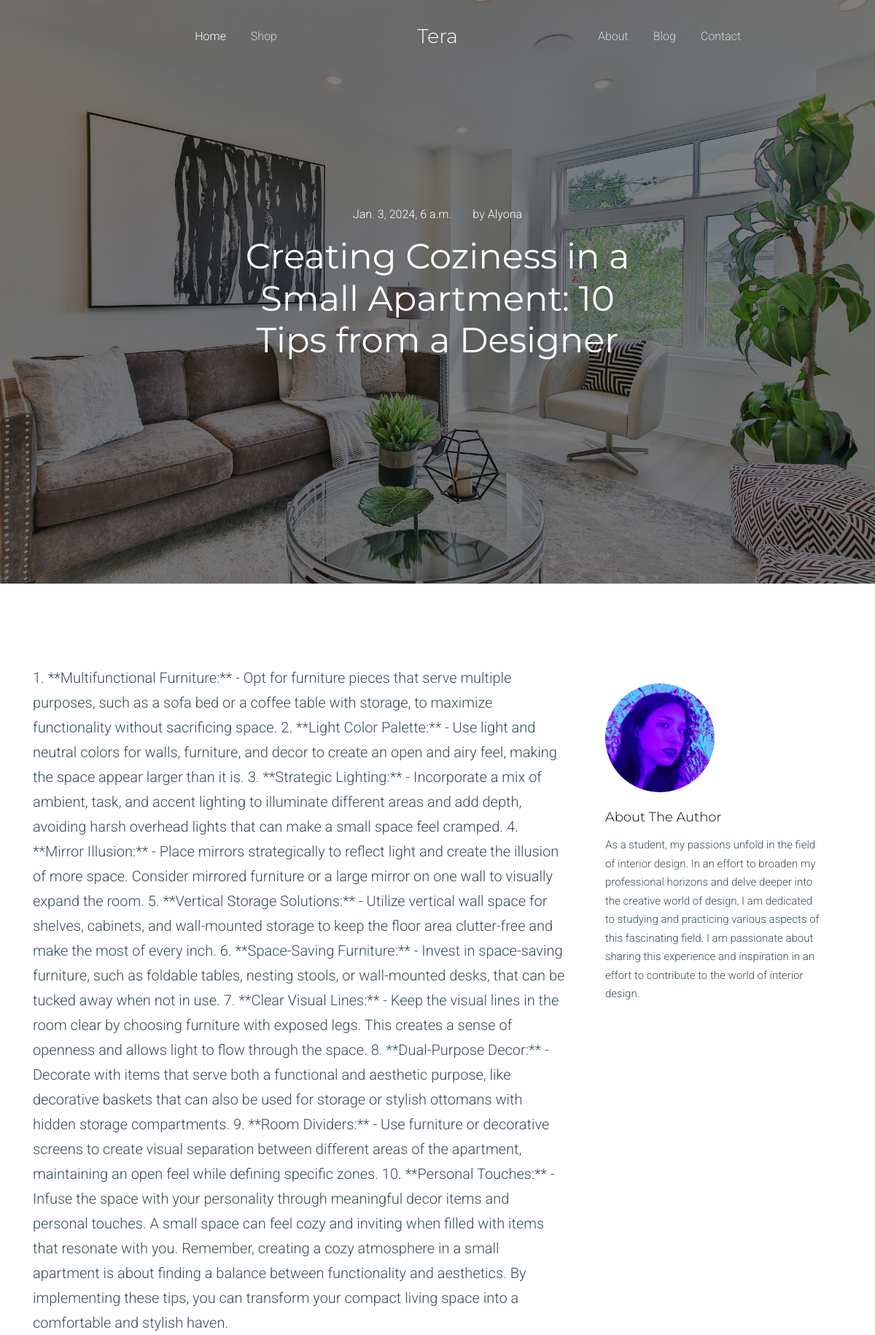
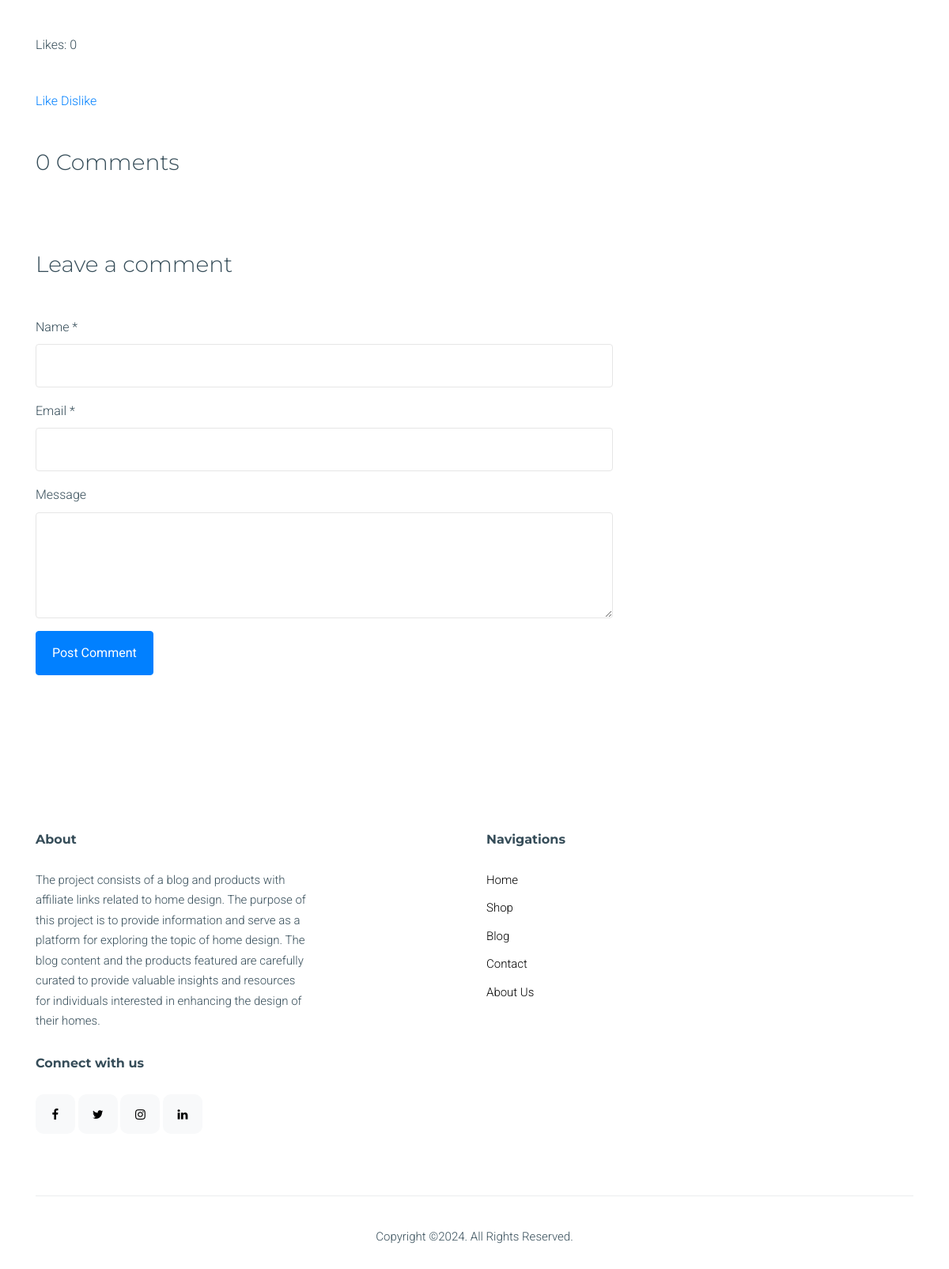
The app's page /blog/4 with its own data (2 pictures, top to bottom).
### blogapp/models.py (models this page shows, shortened)
class Post(models.Model):
    title = models.CharField('Post Title', max_length=200)
    description = models.TextField('Post text')
    author = models.CharField('Author name', max_length=100)
    author_img = models.ImageField('Author image', upload_to='images/author')
    author_about = models.CharField('About author', max_length=500)
    date = models.DateTimeField('Publication date')
    img = models.ImageField('Image', upload_to='images/%Y')
    class Meta:
        verbose_name = 'Post'
        verbose_name_plural = 'Posts'

### blogapp/views.py (the view)
# urls.py: path('blog/<int:pk>', views.PostDetail.as_view()),
class PostDetail(View):
    def get(self, request, pk):
        post = Post.objects.get(id=pk)
        return render(request, 'blog_detail.html', {'post': post})

### templates/blog_detail.html (shortened to what this page needs)
{% extends 'base.html' %}
{% block title %}
{% load static %}
    <div class="ftco-blocks-cover-1">
      <div class="ftco-cover-1 overlay" style="background-image: url('{{ post.img.url }}')">
        <div class="container">
          <div class="row align-items-center justify-content-center">
            <div class="col-lg-6 text-center">
              <span class="d-block mb-3 text-white" data-aos="fade-up">{{ post.date }} <span class="mx-2 text-primary">&bullet;</span> by {{ post.author }}</span>
              <h1 class="mb-4" data-aos="fade-up" data-aos-delay="100">{{ post.title }}</h1>
            </div>
          </div>
        </div>
      </div>
    </div>
{% endblock title %}
{% block content %}
    <div class="site-section">
      <div class="container">
        <div class="row">
          <div class="col-md-8 blog-content">
            <p class="lead">{{ post.description }}</p>
            	<div>
		          <br>
		            <p>Likes: {{ post.likes_set.all.count }}</p>
		          <br>
		          <a href="{% url 'add_likes' post.id %}">Like</a>
		          <a href="{% url 'del_likes' post.id %}">Dislike</a>
	            </div>
            <div class="pt-5">
              <h3 class="mb-5">{{ post.comments_set.all.count }} Comments</h3>
              <div class="comment-form-wrap pt-5">
                <h3 class="mb-5">Leave a comment</h3>
                <form action="{% url 'add_comments' post.id %}" method="post">
                  <div class="form-group">
                    <label for="name">Name *</label>
                    <input type="text" class="form-control" id="name" name="name">
                  </div>
                  <div class="form-group">
                    <label for="email">Email *</label>
                    <input type="email" class="form-control" id="email" name="email">
                  </div>
                  <div class="form-group">
                    <label for="message">Message</label>
                    <textarea name="comment_text" id="message" cols="30" rows="5" class="form-control"></textarea>
                  </div>
                  <div class="form-group">
                    <input type="submit" value="Post Comment" class="btn btn-primary btn-md text-white">
                  </div>
                </form>
              </div>
            </div>
          </div>
          <div class="col-md-4 sidebar">
            <div class="sidebar-box">
              <img src="{{ post.author_img.url }}" alt="Favorite author" class="img-fluid mb-4 w-50 rounded-circle">
              <h3 class="text-black">About The Author</h3>
              <p>{{ post.author_about }}</p>
            </div>
          </div>
        </div>
      </div>
    </div>
 {% endblock content %}

### templates/css/style.css (style rules this page uses)
html { overflow-x: hidden; }
.btn { text-decoration: none !important; padding: 15px 20px !important; }
body { line-height: 1.7; color: #364d59 !important; font-weight: 300; font-size: 1rem; }
body:before { position: absolute; content: ""; left: 0; right: 0; bottom: 0; top: 0; background: rgba(0, 0, 0, 0.3); -webkit-transition: .3s all ease; -o-transition: .3s all ease; transition: .3s all ease; opacity: 0; visibility: hidden; z-index: 399; }
a { -webkit-transition: .3s all ease; -o-transition: .3s all ease; transition: .3s all ease; }
h1, h2, h3, h4, h5, .h1, .h2, .h3, .h4, .h5 { font-weight: 300; color: #364d59; font-family: "Montserrat", sans-serif; }
.text-black { color: #000 !important; }
.form-control { height: 55px; background: #fff !important; font-family: "Roboto", -apple-system, BlinkMacSystemFont, "Segoe UI", Roboto, "Helvetica Neue", Arial, "Noto Sans", "Liberation Sans", sans-serif, "Apple Color Emoji", "Segoe UI Emoji", "Segoe UI Symbol", "Noto Color Emoji"; }
.site-section { padding: 2.5em 0; }
@media (min-width: 768px) { .site-section { padding: 5em 0; } }
.site-section { padding: 7rem 0; }
.form-control { border: none; border: 1px solid #e6e6e6; }
.sidebar-box { margin-bottom: 30px; padding: 25px; font-size: 15px; width: 100%; float: left; background: #fff; }
.sidebar-box *:last-child { margin-bottom: 0; }
.sidebar-box h3 { font-size: 18px; margin-bottom: 15px; }
.comment-form-wrap { clear: both; }
.btn-md { padding: 8px 20px; }
.ftco-cover-1 { background-size: cover; background-position: center center; background-repeat: no-repeat; }
.ftco-cover-1, .ftco-cover-1 .container > .row { height: 100vh; min-height: 600px; }
.ftco-cover-1 > .container { position: relative; }
.ftco-cover-1.overlay { position: relative; }
.ftco-cover-1.overlay:before { content: ""; position: absolute; top: 0; left: 0; right: 0; bottom: 0; opacity: .5; background: #000; }
.ftco-cover-1.overlay h1 { color: #fff; font-size: 3rem; font-weight: 400; }

### records on screen
Post: img (picture), date "Jan. 3, 2024, 6 a.m.", author "Alyona", title "Creating Coziness in a Small Apartment: 10 Tips from a Designer", description "1. **Multifunctional Furniture:** - Opt for furniture pieces that serve multiple purposes, such as a sofa bed or a coffee table with storage, to maximize functionality without sacrificing space. 2. **Light Color Palette:** - Use light and neutral colors for walls, furniture, and decor to create an open and airy feel, making the space appear larger than it is. 3. **Strategic Lighting:** - Incorporate a mix of ambient, task, and accent lighting to illuminate different areas and add depth, avoiding harsh overhead lights that can make a small space feel cramped. 4. **Mirror Illusion:** - Place mirrors strategically to reflect light and create the illusion of more space. Consider mirrored…", likes_set.all.count "0", comments_set.all.count "0", author_img (picture), author_about "As a student, my passions unfold in the field of interior design. In an effort to broaden my professional horizons and delve deeper into the creative world of design, I am dedicated to studying and practicing various aspects of this fascinating field. I am passionate about sharing this experience and inspiration in an effort to contribute to the world of interior design."
